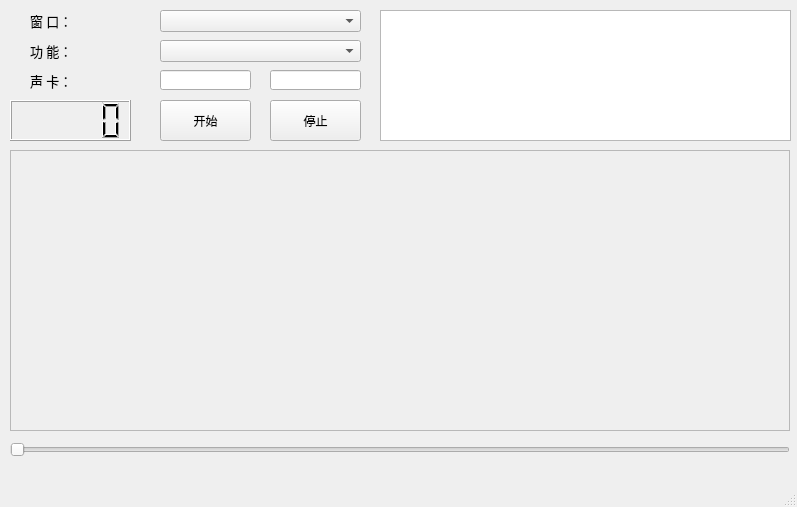
<?xml version="1.0" encoding="UTF-8"?>
<ui version="4.0">
 <class>MainWindow</class>
 <widget class="QMainWindow" name="MainWindow">
  <property name="geometry">
   <rect>
    <x>0</x>
    <y>0</y>
    <width>797</width>
    <height>507</height>
   </rect>
  </property>
  <property name="windowTitle">
   <string>MainWindow</string>
  </property>
  <widget class="QWidget" name="centralwidget">
   <widget class="QTextBrowser" name="textBrowser">
    <property name="geometry">
     <rect>
      <x>380</x>
      <y>10</y>
      <width>411</width>
      <height>131</height>
     </rect>
    </property>
   </widget>
   <widget class="QComboBox" name="comboBox">
    <property name="geometry">
     <rect>
      <x>160</x>
      <y>10</y>
      <width>201</width>
      <height>22</height>
     </rect>
    </property>
   </widget>
   <widget class="QLabel" name="label_2">
    <property name="geometry">
     <rect>
      <x>30</x>
      <y>10</y>
      <width>111</width>
      <height>21</height>
     </rect>
    </property>
    <property name="font">
     <font>
      <family>微软雅黑</family>
      <pointsize>10</pointsize>
     </font>
    </property>
    <property name="text">
     <string>窗 口：</string>
    </property>
   </widget>
   <widget class="QLabel" name="label_3">
    <property name="geometry">
     <rect>
      <x>30</x>
      <y>40</y>
      <width>111</width>
      <height>21</height>
     </rect>
    </property>
    <property name="font">
     <font>
      <family>微软雅黑</family>
      <pointsize>10</pointsize>
     </font>
    </property>
    <property name="text">
     <string>功 能：</string>
    </property>
   </widget>
   <widget class="QComboBox" name="comboBox_2">
    <property name="geometry">
     <rect>
      <x>160</x>
      <y>40</y>
      <width>201</width>
      <height>22</height>
     </rect>
    </property>
   </widget>
   <widget class="QPushButton" name="pushButton">
    <property name="geometry">
     <rect>
      <x>160</x>
      <y>100</y>
      <width>91</width>
      <height>41</height>
     </rect>
    </property>
    <property name="text">
     <string>开始</string>
    </property>
   </widget>
   <widget class="QLCDNumber" name="lcdNumber">
    <property name="geometry">
     <rect>
      <x>10</x>
      <y>100</y>
      <width>121</width>
      <height>41</height>
     </rect>
    </property>
   </widget>
   <widget class="QSlider" name="horizontalSlider">
    <property name="geometry">
     <rect>
      <x>10</x>
      <y>440</y>
      <width>780</width>
      <height>20</height>
     </rect>
    </property>
    <property name="orientation">
     <enum>Qt::Horizontal</enum>
    </property>
   </widget>
   <widget class="QScrollArea" name="scrollArea">
    <property name="geometry">
     <rect>
      <x>10</x>
      <y>150</y>
      <width>780</width>
      <height>281</height>
     </rect>
    </property>
    <property name="widgetResizable">
     <bool>true</bool>
    </property>
    <widget class="QWidget" name="scrollAreaWidgetContents">
     <property name="geometry">
      <rect>
       <x>0</x>
       <y>0</y>
       <width>778</width>
       <height>279</height>
      </rect>
     </property>
     <widget class="QLabel" name="label">
      <property name="geometry">
       <rect>
        <x>0</x>
        <y>0</y>
        <width>780</width>
        <height>280</height>
       </rect>
      </property>
      <property name="maximumSize">
       <size>
        <width>780</width>
        <height>280</height>
       </size>
      </property>
      <property name="text">
       <string/>
      </property>
     </widget>
    </widget>
   </widget>
   <widget class="QLabel" name="label_4">
    <property name="geometry">
     <rect>
      <x>30</x>
      <y>70</y>
      <width>111</width>
      <height>21</height>
     </rect>
    </property>
    <property name="font">
     <font>
      <family>微软雅黑</family>
      <pointsize>10</pointsize>
     </font>
    </property>
    <property name="text">
     <string>声 卡：</string>
    </property>
   </widget>
   <widget class="QLineEdit" name="lineEdit">
    <property name="geometry">
     <rect>
      <x>160</x>
      <y>70</y>
      <width>91</width>
      <height>20</height>
     </rect>
    </property>
   </widget>
   <widget class="QLineEdit" name="lineEdit_2">
    <property name="geometry">
     <rect>
      <x>270</x>
      <y>70</y>
      <width>91</width>
      <height>20</height>
     </rect>
    </property>
   </widget>
   <widget class="QPushButton" name="pushButton_2">
    <property name="geometry">
     <rect>
      <x>270</x>
      <y>100</y>
      <width>91</width>
      <height>41</height>
     </rect>
    </property>
    <property name="text">
     <string>停止</string>
    </property>
   </widget>
   <zorder>scrollArea</zorder>
   <zorder>textBrowser</zorder>
   <zorder>comboBox</zorder>
   <zorder>label_2</zorder>
   <zorder>label_3</zorder>
   <zorder>comboBox_2</zorder>
   <zorder>pushButton</zorder>
   <zorder>lcdNumber</zorder>
   <zorder>horizontalSlider</zorder>
   <zorder>label_4</zorder>
   <zorder>lineEdit</zorder>
   <zorder>lineEdit_2</zorder>
   <zorder>pushButton_2</zorder>
  </widget>
  <widget class="QMenuBar" name="menubar">
   <property name="geometry">
    <rect>
     <x>0</x>
     <y>0</y>
     <width>797</width>
     <height>23</height>
    </rect>
   </property>
  </widget>
  <widget class="QStatusBar" name="statusbar"/>
 </widget>
 <resources/>
 <connections/>
</ui>
